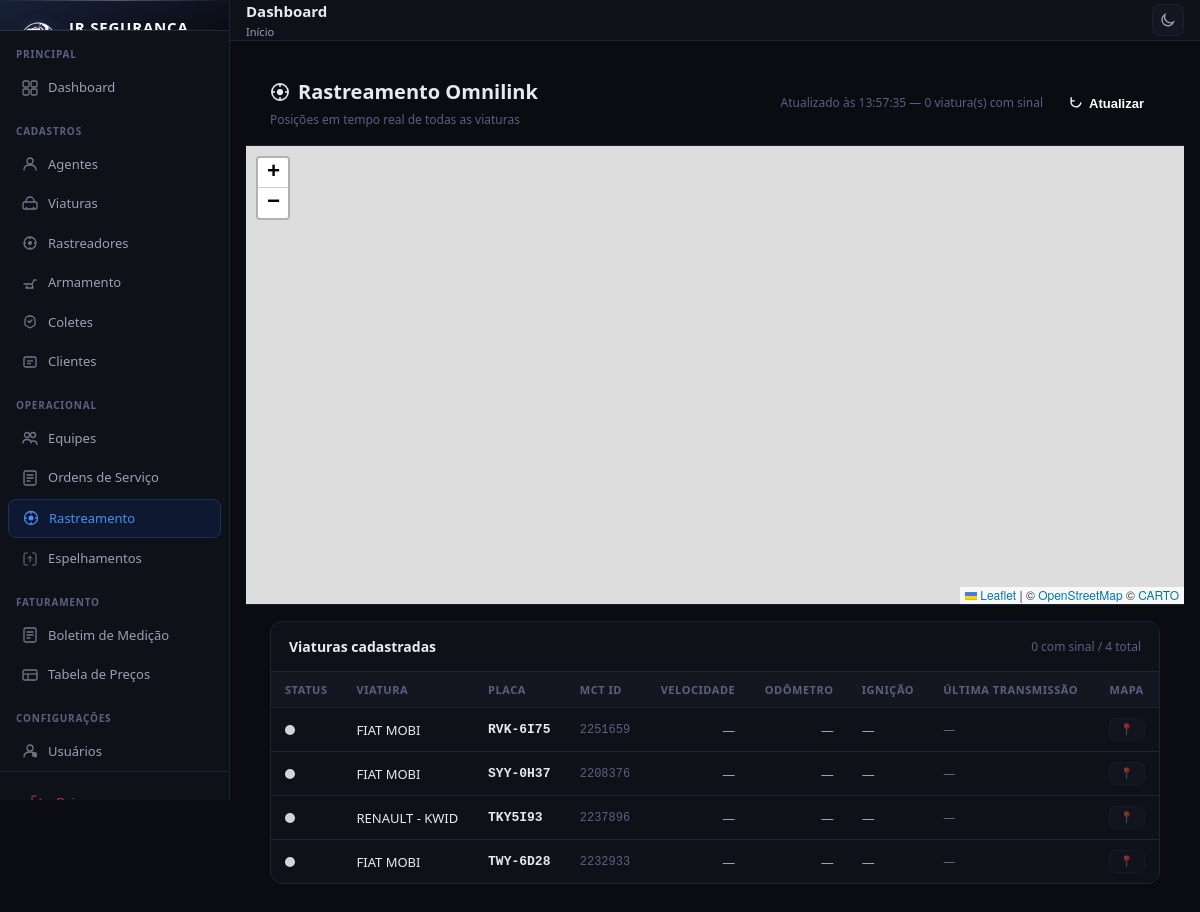
/operacional/rastreamento/ (signed in), run on an earlier commit of the app's database.
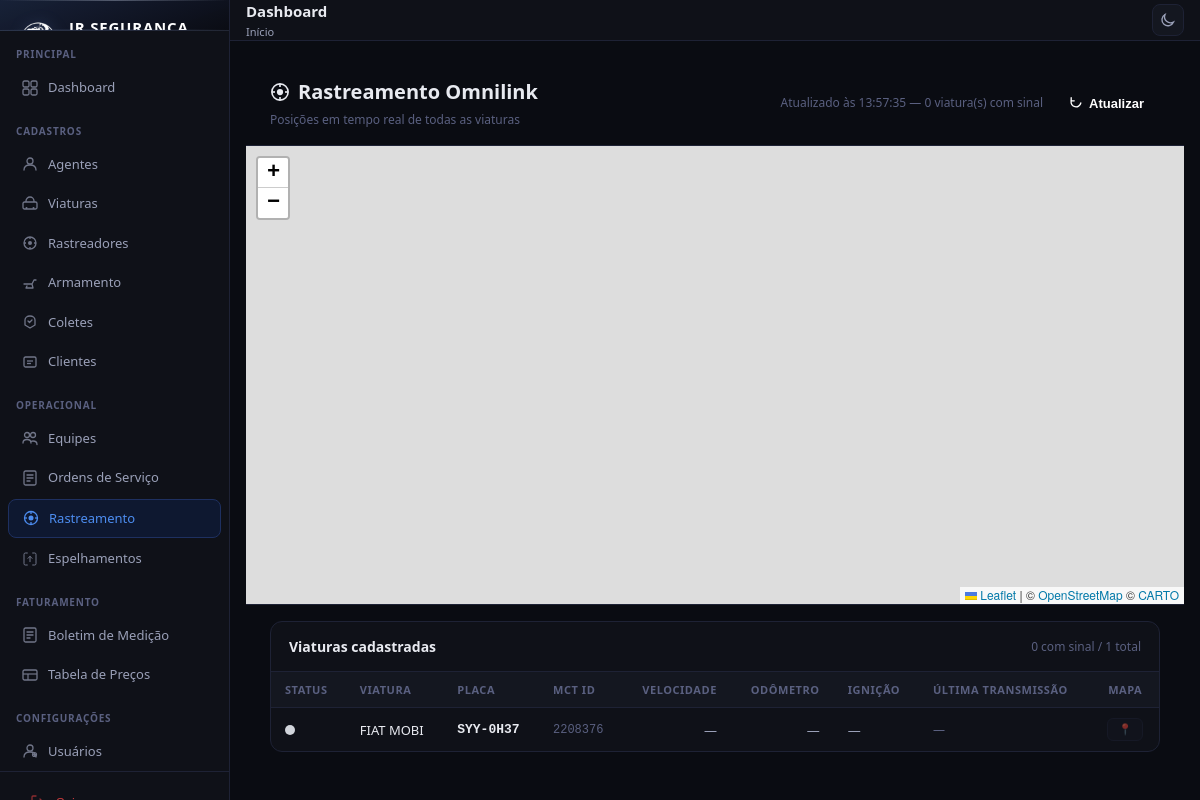
And on a later commit of the database.
### cadastros/models.py (models this page shows, shortened)
class Viatura(models.Model):
    STATUS_CHOICES = [
        ('ativa', 'Ativa'),
        ('manutencao', 'Em manutencao'),
        ('inativa', 'Inativa'),
    ]
    TIPO_CHOICES = [
        ('VW Polo', 'VW Polo'),
        ('VW Gol', 'VW Gol'),
        ('Fiat Strada', 'Fiat Strada'),
        ('Toyota Hilux', 'Toyota Hilux'),
        ('Outro', 'Outro'),
    ]
    tipo = models.CharField(max_length=50, verbose_name='Tipo')
    marca_modelo = models.CharField(max_length=100, verbose_name='Marca / Modelo')
    ano = models.CharField(max_length=4, verbose_name='Ano')
    cor = models.CharField(max_length=50, verbose_name='Cor')
    placa = models.CharField(max_length=10, unique=True, verbose_name='Placa')
    frota = models.CharField(max_length=20, blank=True, verbose_name='Frota')
    mct_id = models.CharField(max_length=20, blank=True, verbose_name='MCT / ID')
    renavam = models.CharField(max_length=15, blank=True, verbose_name='RENAVAM')
    chassi = models.CharField(max_length=30, blank=True, verbose_name='Chassi')
    crlv_validade = models.DateField(blank=True, null=True, verbose_name='CRLV Vencimento')
    seguro_validade = models.DateField(blank=True, null=True, verbose_name='Seguro Vencimento')
    status = models.CharField(max_length=15, choices=STATUS_CHOICES, default='ativa', verbose_name='Status')
    observacoes = models.TextField(blank=True, verbose_name='Observacoes')
    criado_em = models.DateTimeField(auto_now_add=True)
    atualizado_em = models.DateTimeField(auto_now=True)
    class Meta:
        verbose_name = 'Viatura'
        verbose_name_plural = 'Viaturas'
        ordering = ['placa']

### cadastros/views.py (the view)
# urls.py: path('operacional/rastreamento/',          views.omnilink_frota,          name='omnilink_frota'),
@login_required
def omnilink_frota(request):
    from .models import Viatura
    viaturas = Viatura.objects.filter(mct_id__isnull=False).exclude(mct_id='').order_by('placa')
    return render(request, 'cadastros/omnilink_frota.html', {'viaturas': viaturas})

### cadastros/templates/cadastros/omnilink_frota.html (shortened to what the changed rows need)
{% extends 'cadastros/base.html' %}
{% block content %}
<div style="padding:20px 24px 0">
  <div style="display:flex;align-items:center;justify-content:space-between;margin-bottom:16px;flex-wrap:wrap;gap:10px">
    <div>
      <h1 style="font-size:20px;font-weight:700;color:var(--text1);margin:0;display:flex;align-items:center;gap:8px">
        Rastreamento Omnilink
      </h1>
    </div>
  </div>
</div>
<link rel="stylesheet" href="https://unpkg.com/leaflet@1.9.4/dist/leaflet.css"/>
<div style="padding:16px 24px 32px">
  <div style="background:var(--bg2);border:1px solid var(--border);border-radius:12px;overflow:hidden">
    <div style="padding:14px 18px;border-bottom:1px solid var(--border);display:flex;align-items:center;justify-content:space-between">
      <span style="font-size:14px;font-weight:600;color:var(--text1)">Viaturas cadastradas</span>
      <span id="cnt-online" style="font-size:12px;color:var(--text3)">—</span>
    </div>
    <div style="overflow-x:auto">
      <table id="tabela-frota" style="width:100%;border-collapse:collapse;font-size:13px">
        <thead>
          <tr style="background:var(--bg3)">
            <th style="padding:10px 14px;text-align:left;font-size:11px;font-weight:600;color:var(--text3);text-transform:uppercase;letter-spacing:.05em;white-space:nowrap">Status</th>
            <th style="padding:10px 14px;text-align:left;font-size:11px;font-weight:600;color:var(--text3);text-transform:uppercase;letter-spacing:.05em">Viatura</th>
            <th style="padding:10px 14px;text-align:left;font-size:11px;font-weight:600;color:var(--text3);text-transform:uppercase;letter-spacing:.05em">Placa</th>
            <th style="padding:10px 14px;text-align:left;font-size:11px;font-weight:600;color:var(--text3);text-transform:uppercase;letter-spacing:.05em">MCT ID</th>
            <th style="padding:10px 14px;text-align:right;font-size:11px;font-weight:600;color:var(--text3);text-transform:uppercase;letter-spacing:.05em">Velocidade</th>
            <th style="padding:10px 14px;text-align:right;font-size:11px;font-weight:600;color:var(--text3);text-transform:uppercase;letter-spacing:.05em">Odômetro</th>
            <th style="padding:10px 14px;text-align:left;font-size:11px;font-weight:600;color:var(--text3);text-transform:uppercase;letter-spacing:.05em">Ignição</th>
            <th style="padding:10px 14px;text-align:left;font-size:11px;font-weight:600;color:var(--text3);text-transform:uppercase;letter-spacing:.05em">Última transmissão</th>
            <th style="padding:10px 14px;text-align:center;font-size:11px;font-weight:600;color:var(--text3);text-transform:uppercase;letter-spacing:.05em">Mapa</th>
          </tr>
        </thead>
        <tbody id="tbody-frota">
          {% for v in viaturas %}
          <tr data-mct="{{ v.mct_id }}" style="border-top:1px solid var(--border)">
            <td style="padding:10px 14px"><span class="badge-status" style="display:inline-block;width:10px;height:10px;border-radius:50%;background:var(--border)"></span></td>
            <td style="padding:10px 14px;color:var(--text1);font-weight:500">{{ v.marca_modelo }}</td>
            <td style="padding:10px 14px;color:var(--text1);font-family:monospace;font-weight:600">{{ v.placa }}</td>
            <td style="padding:10px 14px;color:var(--text3);font-family:monospace;font-size:12px">{{ v.mct_id }}</td>
            <td class="td-vel" style="padding:10px 14px;text-align:right;color:var(--text2)">—</td>
            <td class="td-odo" style="padding:10px 14px;text-align:right;color:var(--text2)">—</td>
            <td class="td-ign" style="padding:10px 14px;color:var(--text2)">—</td>
            <td class="td-hora" style="padding:10px 14px;color:var(--text3);font-size:12px">—</td>
            <td style="padding:10px 14px;text-align:center">
              <button class="btn-ver-mapa" data-mct="{{ v.mct_id }}" onclick="centralizarViatura('{{ v.mct_id }}')"
                style="padding:4px 10px;background:var(--bg3);color:var(--text2);border:1px solid var(--border);border-radius:6px;font-size:11px;cursor:pointer;opacity:.5" disabled>
                📍
              </button>
            </td>
          </tr>
          {% empty %}
          <tr><td colspan="9" style="padding:24px;text-align:center;color:var(--text3)">Nenhuma viatura com MCT ID cadastrado.</td></tr>
          {% endfor %}
        </tbody>
      </table>
    </div>
  </div>
</div>
{% endblock %}

What changed in the data, as far as the page shows it:
removed Viatura: marca_modelo "FIAT MOBI", placa "RVK-6I75", mct_id "2251659"
removed Viatura: marca_modelo "RENAULT - KWID", placa "TKY5I93", mct_id "2237896"
removed Viatura: marca_modelo "FIAT MOBI", placa "TWY-6D28", mct_id "2232933"
Also different on the page:
text written by a page script: "0 com sinal / 4 total" → "0 com sinal / 1 total"
